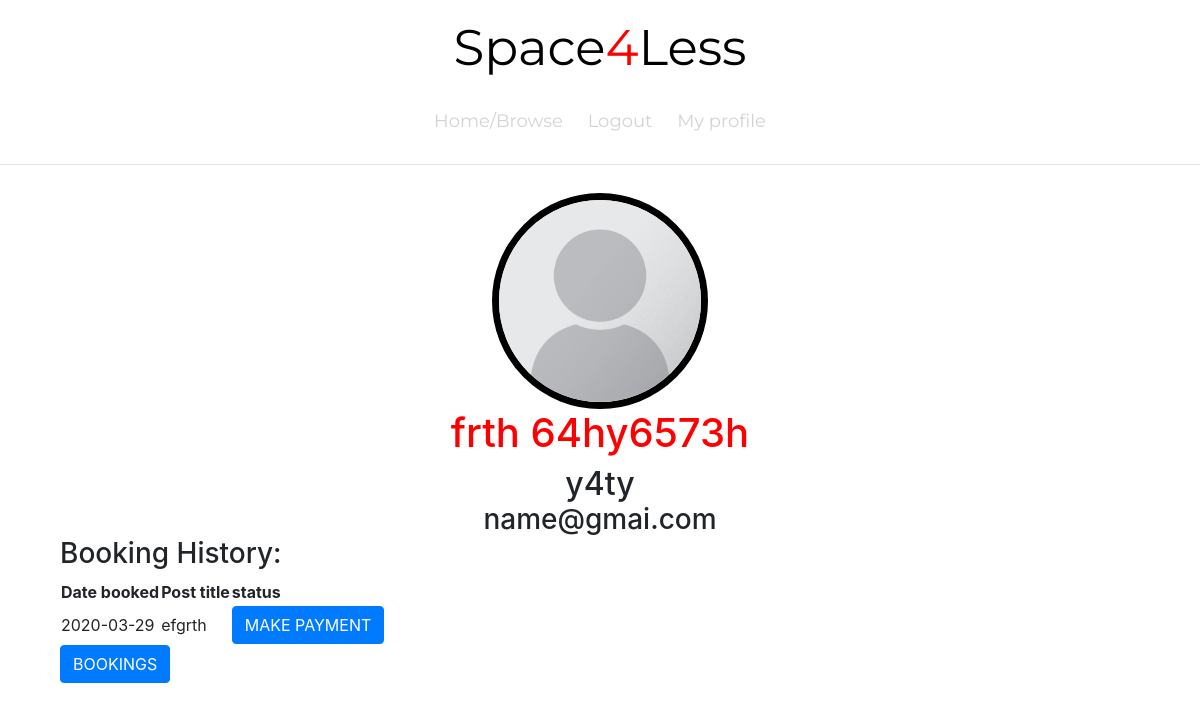
The page /profile (signed in) on the database its author committed.
### app/models.py (models this page shows, shortened)
class User(db.Model, UserMixin):
    __tablename__ = 'user'
    user_id = db.Column(db.Integer, primary_key=True)
    username = db.Column(db.String(250), nullable=False)
    first_name = db.Column(db.String(250), nullable=False)
    last_name = db.Column(db.String(250), nullable=False)
    email = db.Column(db.String(250), nullable=False)
    password = db.Column(db.String(200))
    image_file = db.Column(db.String(20), nullable=False, default='default-profile.png')
    roles = db.Column(db.String(20))
    posts = db.relationship('Post', backref='author', lazy=True)
    bookings = db.relationship('Book')
    def get_id(self):
        return (self.user_id)

class Book(db.Model):
    __tablename__ = 'book'
    book_id = db.Column(db.Integer, primary_key=True)
    renter_user_id = db.Column(db.Integer, ForeignKey('user.user_id'), nullable=False)
    post_id = db.Column(db.Integer, ForeignKey('post.post_id'), nullable=False)
    date_booked = db.Column(db.DateTime, nullable=False, default=datetime.utcnow)
    status = db.Column(db.String, nullable=False, default='request pending')
    content = db.Column(db.String, nullable=False, default='I want to rent your space')
    email = db.Column(db.String(250), nullable=False)
    price = db.Column(db.Integer, nullable=False, default=0)

class Post(db.Model):
    __tablename__ = 'post'
    post_id = db.Column(db.Integer, primary_key=True)
    title = db.Column(db.String(30), nullable=False)
    date_posted = db.Column(db.DateTime, nullable=False, default=datetime.utcnow)
    image = db.Column(db.String(30), nullable=False, default='default.png')
    location = db.Column(db.String(50), nullable=False)
    space_size = db.Column(db.String(15), nullable=True)
    content = db.Column(db.String(30), nullable=False)
    user_id = db.Column(db.Integer, ForeignKey('user.user_id'), nullable=False)
    bookings = db.relationship('Book')

### app/main/routes.py (the view)
@bp_main.route("/profile", methods=['GET', 'POST'])
@login_required
def profile():
    image = url_for('static', filename='profile_pictures/' + current_user.image_file)
    userid = current_user.get_id()
    bookings = []
    if current_user.roles == 'renter':
        bookings = Book.query.join(Post, Book.post_id == Post.post_id) \
            .join(User, User.user_id == Book.renter_user_id) \
            .add_columns(User.user_id, User.email, Post.title, Post.content, Book.book_id, Book.date_booked,
                         Book.status, Book.post_id) \
            .filter_by(user_id=userid).all()
    elif current_user.roles == 'property_owner':
        print(userid)
        bookings = Book.query.join(Post, Book.post_id == Post.post_id) \
            .join(User, User.user_id == Post.user_id) \
            .with_entities(Book.content, Book.email, Book.post_id).filter_by(user_id=userid).all()
    return render_template('profile.html', title='profile', image_file=image, bookings=bookings)

### app/models.py (called while the page is built)
@login.user_loader
def load_user(user_id):
    return User.query.get(int(user_id))

### app/templates/profile.html (shortened to what this page needs)
{% extends 'layout.html' %}
{% block content %}
    <img id= 'profile_picture' class="rounded-circle" src="{{ image_file }}">
    <h1>{{ current_user.first_name }} {{ current_user.last_name }}</h1>
    <h2 class="align_center">{{ current_user.username }}</h2>
    <h3 class="align_center">{{ current_user.email }}</h3>
    {% if current_user.roles == 'renter' %}
        <h3>Booking History:</h3>
        <table>
        <tr>
            <th> Date booked </th>
            <th> Post title </th>
            <th> status </th>
        </tr>
        {% for booking in bookings %}
            <tr>
                <td> {{ booking.date_booked.strftime('%Y-%m-%d')}} </td>
                <td> {{ booking.title }} </td>
                {% if booking.status == 'request pending' %}
                    <td> request pending </td>
                {% elif booking.status == 'request rejected' %}
                    <td> request rejected </td>
                {% elif booking.status == 'payment required' %}
                    <td> <a class="btn btn-primary" href="{{ url_for('main.payment', postid=booking.post_id) }}">MAKE PAYMENT</a> </td>
                {% endif %}
            </tr>
        {% endfor %}
        </table>
        <a class="align_center btn btn-primary" href="{{ url_for('main.bookings') }}">BOOKINGS</a>
    {% endif %}
{% endblock content %}

### app/static/design.css (style rules this page uses)
#profile_picture { border: 7px solid black; margin: auto; display: block; max-width:20%; max-height:20%; width: auto; height: auto; }
.align_center { text-align: center; margin: auto; }
h1 { text-align: center; color:red; }
h2 { padding-left: 20%; padding-right: 20%; }
* { box-sizing: border-box; }

### rows shown on the page
User: first_name "frth", last_name "64hy6573h", username "y4ty", email "name@gmai.com"
Book: date_booked "2020-03-29", title "efgrth"
